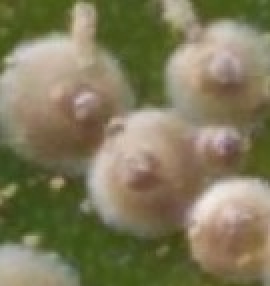
#> input picture src/samples/cocho.jpeg, 135 x 143 px, found by its file name (shown 2 times larger)
$ python test4.py
#> lines starting #> are read from the running program, lines starting #| are printed output that depends on the picture
# -*- coding: utf-8 -*-
"""
Created on Fri Jun 19 16:34:06 2020

@author: Josenalde
"""

import cv2 as cv
import matplotlib.pyplot as plt
import numpy as np


bgrImg = cv.imread('cocho.jpeg')
#> bgrImg is the input picture: shape (143, 135, 3); mean B, G, R 91.1, 121.8, 128.4
grayImg = cv.cvtColor(bgrImg, cv.COLOR_BGR2GRAY)
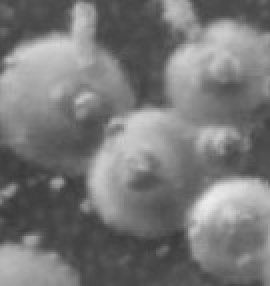
#> grayImg: shape (143, 135) (shown 2 times larger); min 57, max 237, mean 120.3
# [13 lines of commented-out code are left out]
circles = cv.HoughCircles(grayImg, cv.HOUGH_GRADIENT, 1.5, 50)
#> circles = None
print(circles)
#| None
# ensure at least some circles were found
if circles is not None:
	# convert the (x, y) coordinates and radius of the circles to integers
	circles = np.round(circles[0, :]).astype("int")
	# loop over the (x, y) coordinates and radius of the circles
	for (x, y, r) in circles:
		# draw the circle in the output image, then draw a rectangle
		# corresponding to the center of the circle
		cv.circle(output, (x, y), r, (0, 255, 0), 4)
		cv.rectangle(output, (x - 5, y - 5), (x + 5, y + 5), (0, 128, 255), -1)
	# show the output image
	cv.imshow("output", np.hstack([image, output]))
	cv.waitKey(0)
